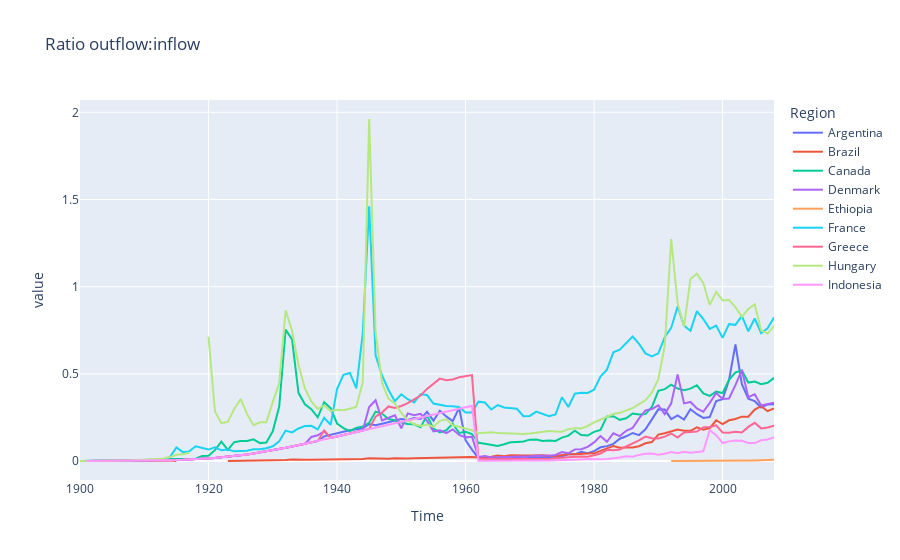

This figure's notebook cell:
### Markdown cell above
We then plot the ratio of outflow over inflow, which is a measure of the stationarity of a stock, and can be interpreted as one indicator for a circular economy.

### Code cell
inflow = dynamic_stock.inflow
outflow = dynamic_stock.outflow
with np.errstate(divide='ignore'):
    ratio_df = (outflow/inflow).to_df(index=False)
ratio_df = ratio_df.pivot(index='Time', columns='Region')['value']

fig = px.line(ratio_df, title='Ratio outflow:inflow')
fig.show()
